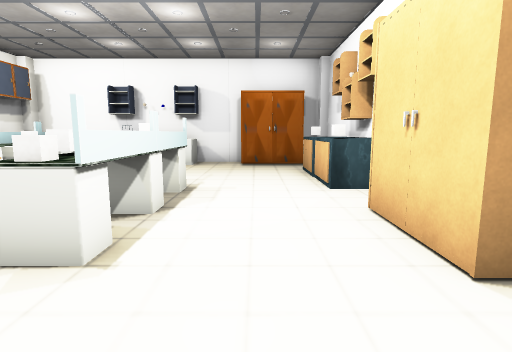
[1] (above)

16 first-person views from a walk through a 3-D level made in the Unity game engine. The camera is 1.2 m above the floor, tilts 8° down and sees 80° across. The floor is counted in squares, 1 m on a side. Each view is taken from the middle of a square. On the plan, view 1 faces up. The plan holds only what a view shows up to about 13 squares ahead; the rest is blank. The player is left out. Some surface patterns are stand-ins.

[2]
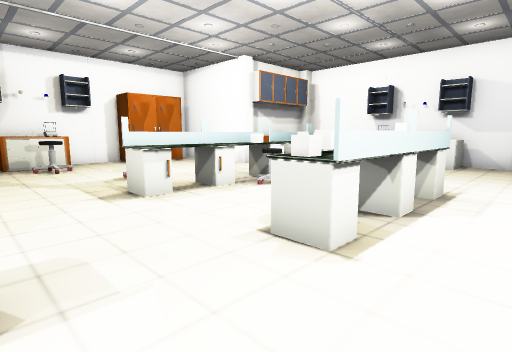

[3]
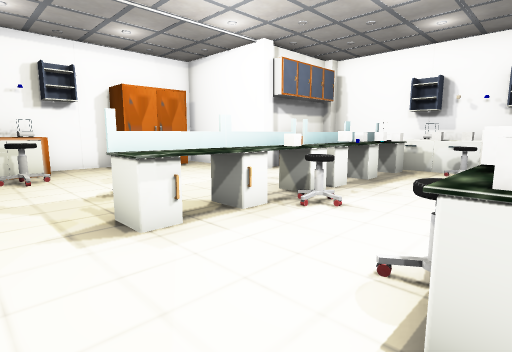

[4]
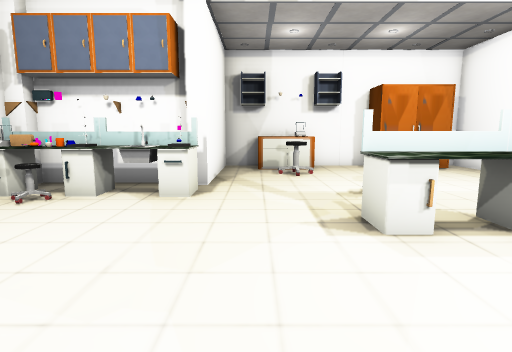

[5]
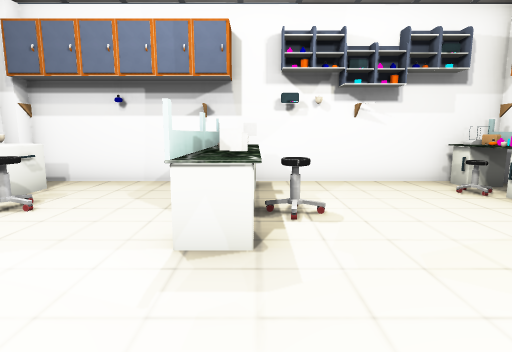

[6]
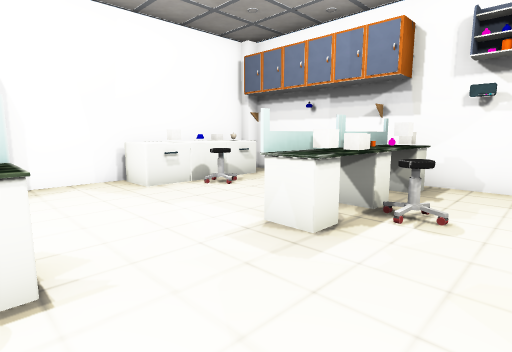

[7]
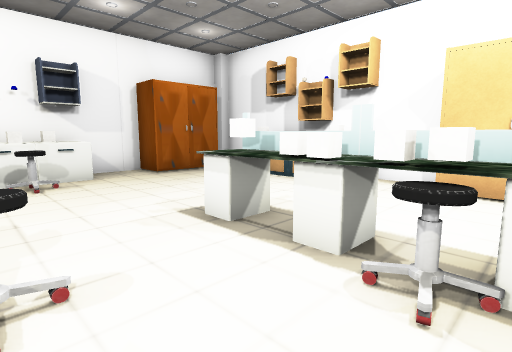

[8]
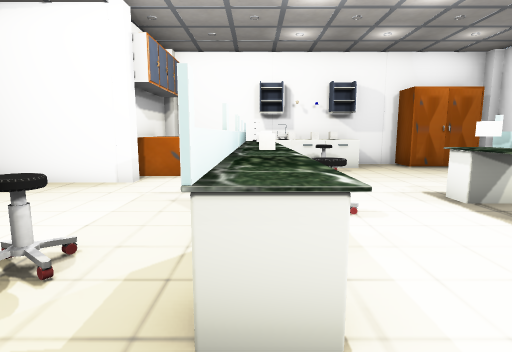

[9]
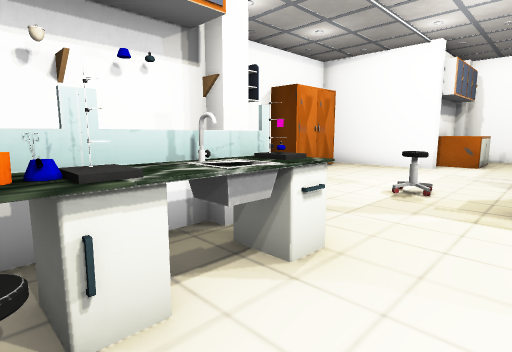

[10]
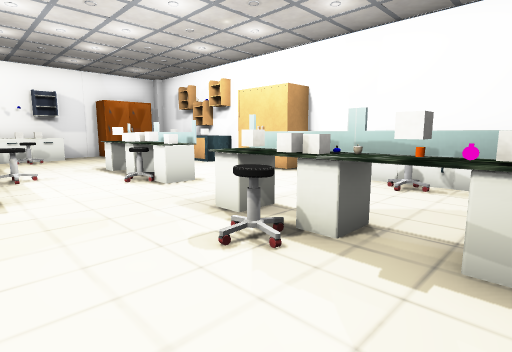

[11]
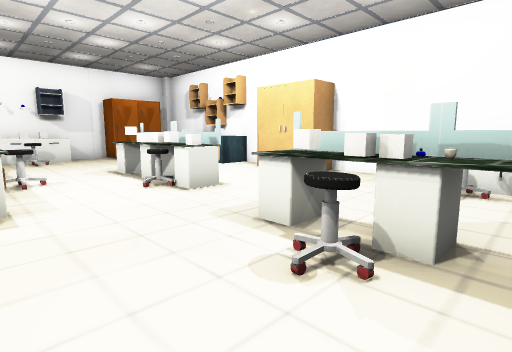

[12]
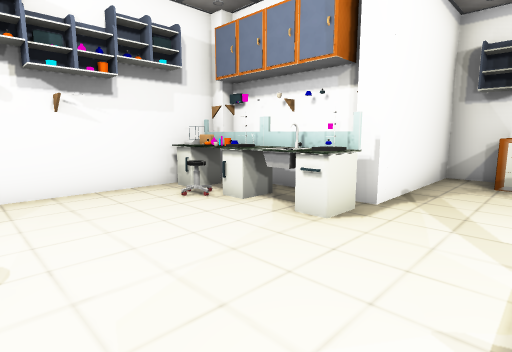

[13]
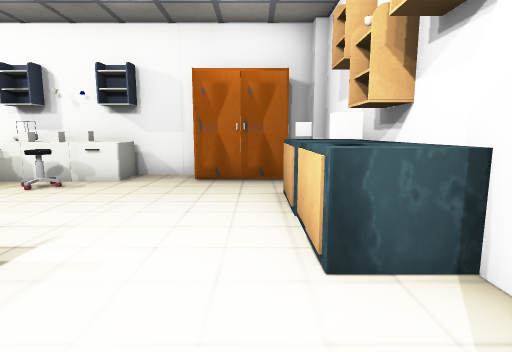

[14]
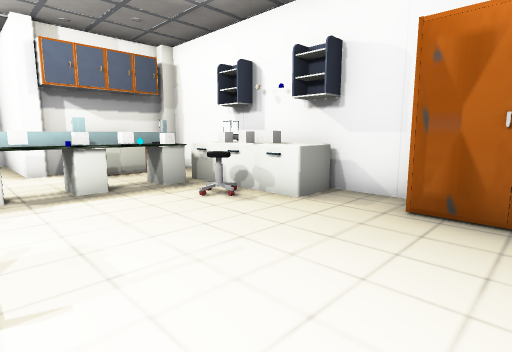

[15]
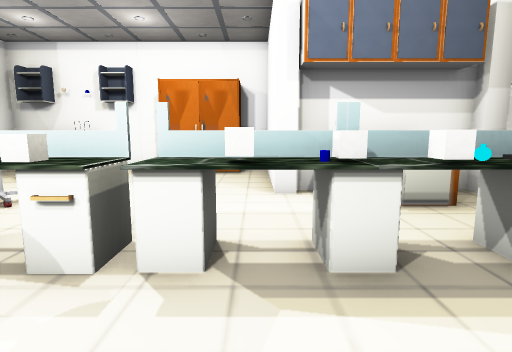

[16]
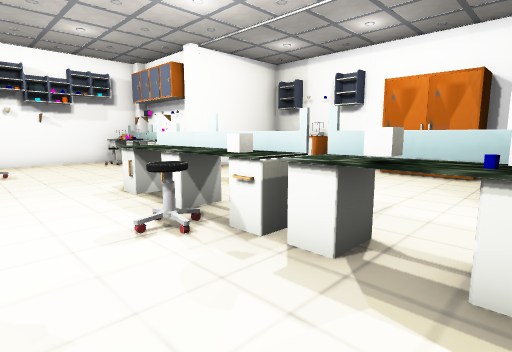

### Floor plan
Points are (right, up) in squares from view 1. A wall is a line through its corners. A room is listed if a view was taken in it or the views show most of it. See-through windows are left out.
Room 1 (views 1, 2, 3, 4, 5, 6, 7, 8, 9, 10, 11, 12, 13, 14, 15, 16)
walls: (-9.4, 8.4) (-13.4, 8.4) (-13.4, 7.5); (2.9, 5) (2.9, 12.5); (-8.5, -2.4) (-8.5, -3.5); (-9.4, -2.4) (-9.4, -3.5); (-13.4, 4.4) (-13.4, 3.6); (-0.5, 12.9) (-9.1, 12.9); (-8.5, -4.6) (2.6, -4.6); (-13.4, 1.2) (-13.4, -0.1) (-9.4, -0.1); (-9.4, 12.5) (-9.4, 11.4); (2.9, -3.5) (2.9, 2.4); (2.6, 12.9) (1.9, 12.9)
objects: other object (-13, 1) to (-12, 3); other object (-13, 3); other object (-13, 5) to (-12, 7); chair (-11, 2); pillar (-9, -4); other object (-9, -2); other object (-9, -1); pillar (-9, 0); pillar (-9, 9); other object (-9, 10) to (-8, 11); rack (-8, -4); other object (-8, -3); shelf (-8, -2); tap (-8, -1); shelf (-8, 0); chair (-8, 4); other object (-7, -4); chair (-7, -3); cube (-7, 11); table (-6, 3) to (-6, 5); cube (-6, 6); shelf (-6, 7); cube (-6, 8); table (-6, 9); flask (-6, 10); table (-6, 11); box (-6, 12); chair (-5, 5) to (-5, 6); cube (-5, 9); cube (-5, 10); cube (-5, 12); chair (-4, -1); chair (-4, 10); other object (-4, 11); cube (-4, 12); cube (-3, -4); table (-3, -4) to (-2, 0); flask (-3, -3); cube (-3, -2); cube (-3, -1); chair (-3, 4); cube (-3, 12); cube (-2, 3); cube (-2, 4); cube (-2, 5); cube (-2, 6); table (-2, 7); other object (0, 12) to (2, 12); chair (1, -2); other object (2, -4); box (2, -3); other object (2, -2); box (2, -1); box (2, 0); other object (2, 2) to (2, 5); cube (2, 7); rack (2, 8) to (3, 8); other object (2, 9); cube (2, 10); pillar (3, -4)

Where each view was taken, in squares from view 1:
view 1: 0 up, 0 right, facing up
view 2: 0 up, 0 right, facing up-left
view 3: 1 up, 2 left, facing up-left
view 4: 1 up, 2 left, facing left
view 5: 3 up, 3 left, facing down
view 6: 3 up, 5 left, facing down-right
view 7: 3 up, 5 left, facing up-right
view 8: 1 up, 6 left, facing up
view 9: 3 down, 6 left, facing up-left
view 10: 4 down, 6 left, facing up-right
view 11: 3 down, 6 left, facing up-right
view 12: 2 up, 4 left, facing down-left
view 13: 4 up, 1 right, facing up
view 14: 7 up, 1 right, facing up-left
view 15: 8 up, 3 left, facing left
view 16: 9 up, 3 left, facing down-left
